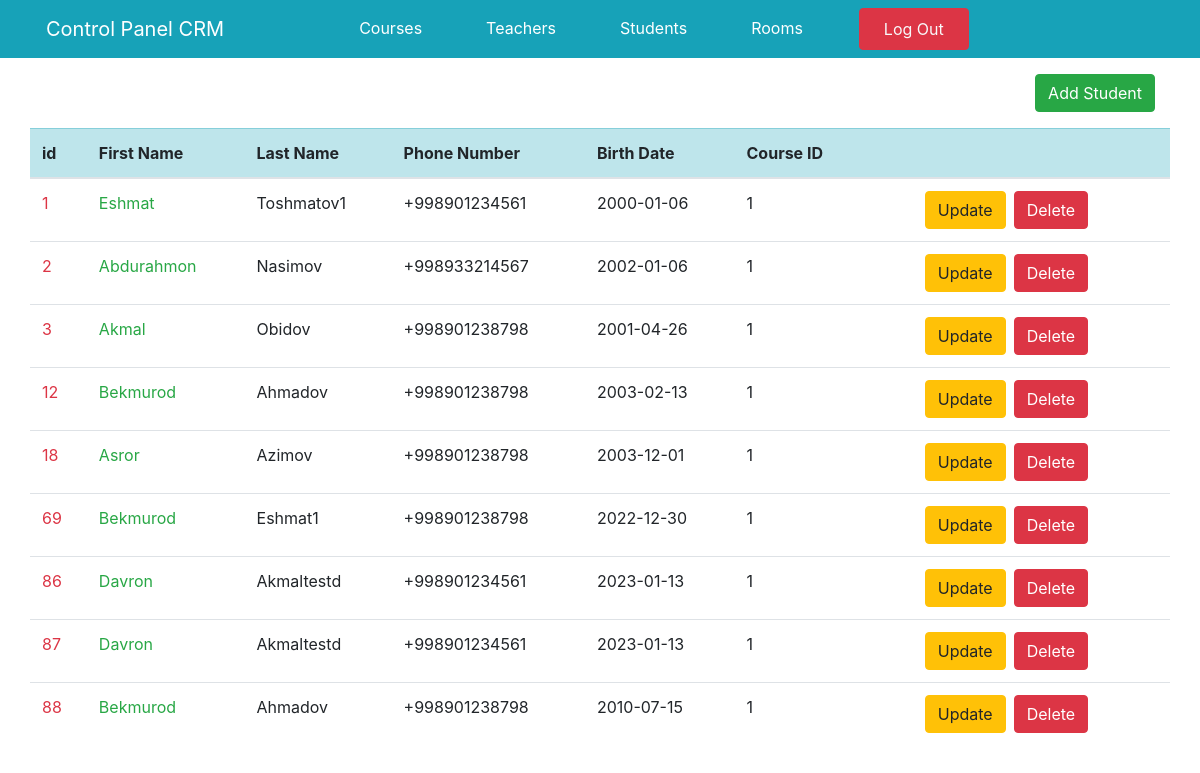
/admin/students/students.php, run on the app's committed database.
### tables this page shows
CREATE TABLE `students` (
  `id` int NOT NULL,
  `first_name` varchar(50) DEFAULT NULL,
  `last_name` varchar(50) DEFAULT NULL,
  `number` varchar(20) DEFAULT NULL,
  `fathers_number` varchar(20) DEFAULT NULL,
  `date_of_birth` date DEFAULT NULL,
  `course_id` int DEFAULT NULL
);

### admin/students/students.php (the view, shortened to what this page needs)
<?php
@include_once '../header.php';
global $connect;
$con = $connect->prepare("SELECT  id, first_name, last_name, date_of_birth, number, course_id FROM Students");
$con->execute();
$res = $con->fetchAll(\PDO::FETCH_ASSOC);
?>
<div class="container py-3 d-flex flex-row-reverse">
    <a  class="btn btn-success" href="add.php">Add Student</a>
</div>
<table class=" container table">
    <thead>
    <tr class="table-info">
        <th scope="col">id</th>
        <th scope="col">First Name</th>
        <th scope="col">Last Name</th>
        <th scope="col">Phone Number</th>
        <th scope="col">Birth Date</th>
        <th scope="col">Course ID</th>
        <th scope="col"></th>
    </tr>
    </thead>
    <tbody>
    <?php foreach ($res as $items){
        echo "<tr>";
        echo " <td class='text-danger'>" . $items['id'] . "</td>";
        echo " <td class='text-success'>" . $items['first_name'] . "</td>";
        echo " <td>" . $items['last_name'] . "</td>";
        echo " <td>" . $items['number'] . "</td>";
        echo " <td class='fw-bolder'>" . $items['date_of_birth'] . "</td>";
        echo " <td class='fw-bolder'>" . $items['course_id'] . "</td>";
        echo "<td class='fw-bolder'>" . "<a class='btn btn-warning ml-5 mr-1' href=\"./update.php?id=" . $items['id'] . "\">Update</a>" . "<a class='btn btn-danger ml-1' onclick=\"return confirm('Are you sure you want to delete this item?');\" href=\"./students.php?delete=" . $items['id'] . "\">Delete</a>"
            . "</td>";
        echo "</tr>";
    }?>
    </tbody>
</table>

### data on the page
students: id "1", first_name "Eshmat", last_name "Toshmatov1", number "+998901234561", date_of_birth "2000-01-06", course "1"
students: id "2", first_name "Abdurahmon", last_name "Nasimov", number "+998933214567", date_of_birth "2002-01-06", course "1"
students: id "3", first_name "Akmal", last_name "Obidov", number "+998901238798", date_of_birth "2001-04-26", course "1"
students: id "12", first_name "Bekmurod", last_name "Ahmadov", number "+998901238798", date_of_birth "2003-02-13", course "1"
students: id "18", first_name "Asror", last_name "Azimov", number "+998901238798", date_of_birth "2003-12-01", course "1"
students: id "69", first_name "Bekmurod", last_name "Eshmat1", number "+998901238798", date_of_birth "2022-12-30", course "1"
students: id "86", first_name "Davron", last_name "Akmaltestd", number "+998901234561", date_of_birth "2023-01-13", course "1"
students: id "87", first_name "Davron", last_name "Akmaltestd", number "+998901234561", date_of_birth "2023-01-13", course "1"
students: id "88", first_name "Bekmurod", last_name "Ahmadov", number "+998901238798", date_of_birth "2010-07-15", course "1"
